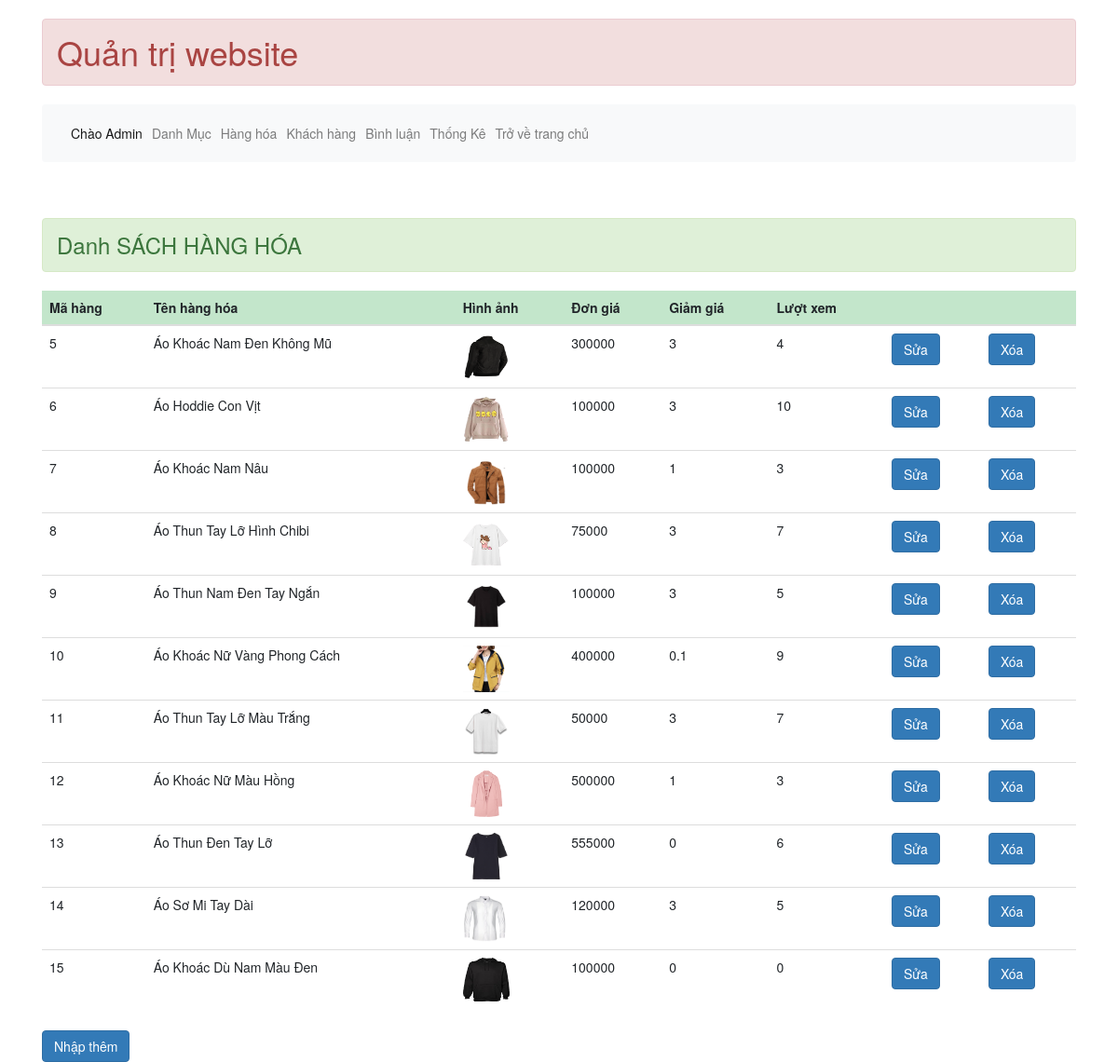
Page /admin/index.php?action=hang-hoa&page=list (signed in) on the committed database.
### tables this page shows
CREATE TABLE `hang_hoa` (
  `ma_hh` int(11) NOT NULL AUTO_INCREMENT,
  `ten_hh` varchar(50) NOT NULL,
  `don_gia` double(10,2) NOT NULL,
  `giam_gia` double(10,2) DEFAULT 0.00,
  `hinh` varchar(50) NOT NULL,
  `ngay_nhap` date DEFAULT NULL,
  `mo_ta` text NOT NULL,
  `dac_biet` tinyint(1) NOT NULL,
  `so_luot_xem` int(11) NOT NULL DEFAULT 0,
  `ma_loai` int(10) NOT NULL,
  PRIMARY KEY (`ma_hh`),
  KEY `ma_loai` (`ma_loai`),
  CONSTRAINT `hang_hoa_ibfk_1` FOREIGN KEY (`ma_loai`) REFERENCES `loai` (`ma_loai`) ON DELETE CASCADE ON UPDATE CASCADE
);

### dao/pdo.php (called while the page is built, shortened)
<?php
function pdo_get_connection(){
    $host_name = "localhost";
    $db_name = "otshop";
    $dburl = "mysql:host=$host_name;dbname=$db_name";
    $username = 'root';
    $password = '';
    $conn = new PDO($dburl, $username, $password);
    return $conn;
}
function pdo_query($sql){
    $sql_args = array_slice(func_get_args(), 1);
    try{
        $conn = pdo_get_connection();
        $stmt = $conn->prepare($sql);
        $stmt->execute($sql_args);
        $rows = $stmt->fetchAll();
        return $rows;
    }
    catch(PDORxeption $e){
        throw $e;
        return false;
    }
    finally{
        unset($conn);
    }
}
?>

### dao/hang-hoa.php (called while the page is built, shortened)
<?php
    require_once 'pdo.php';
    function get_hang_hoa(){
        $sql = "SELECT * FROM hang_hoa ";
        return pdo_query($sql);
    }
?>

### admin/hang-hoa/list.php (the view, shortened to what this page needs)
<h3 class="alert alert-success">Danh SÁCH HÀNG HÓA</h3>
<form action="#" method="post">
<table class="table">
        <thead>
            <tr class="table-success">
                <th>Mã hàng</th>
                <th>Tên hàng hóa</th>
                <th>Hình ảnh</th>
                <th>Đơn giá</th>
                <th>Giảm giá</th>
                <th>Lượt xem</th>
                <th></th>
                <th></th>
            </tr>
        </thead>
        <tbody>
            <?php
                foreach($data['list-hang'] as $key){
                    echo'
                        <tr>
                            <td scope="row">'.$key['ma_hh'].'</td>
                            <td>'.$key['ten_hh'].'</td>
                            <td><img src="../content/images/product/'.$key['hinh'].'" style="width:50px;height:50px"></td>
                            <td>'.$key['don_gia'].'</td>
                            <td>'.$key['giam_gia'].'</td>
                            <td>'.$key['so_luot_xem'].'</td>
                            <td><a href="./index.php?action=hang-hoa&page=edit&ma_hh='.$key['ma_hh'].'"  class="btn btn-primary">Sửa</a></td>
                            <td><a href="./index.php?action=hang-hoa&page=edit&btn-deleta&ma_hh='.$key['ma_hh'].'&ten_hh='.$key['ten_hh'].'" class="btn btn-primary">Xóa</a></td>
                        </tr>';
                }
            ?>
        </tbody>
    </table>
        <a href="index.php?action=hang-hoa" class="btn btn-primary">Nhập thêm</a>
</form>

### admin/header.php (shortened to what this page needs)
<!doctype html>
<html lang="en">
  <head>
    <link rel="stylesheet" href="https://stackpath.bootstrapcdn.com/bootstrap/4.3.1/css/bootstrap.min.css">
    <link rel="stylesheet" href="https://maxcdn.bootstrapcdn.com/bootstrap/3.4.1/css/bootstrap.min.css">
    </head>
  <body>
  <div class="container">
        <div>
            <h1 class="alert alert-danger">Quản trị website<h1>
        </div>

### admin/menu.php (shortened to what this page needs)
<nav class="navbar navbar-expand-lg navbar-light bg-light">
        <div class="collapse navbar-collapse" id="navbarNav">
            <ul class="navbar-nav">
                <li class="nav-item active">
                    <a class="nav-link" href="index.php">Chào Admin<span class="sr-only">(current)</span></a>
                </li>
                <li class="nav-item">
                    <a class="nav-link" href="index.php?action=loai-hang">Danh Mục</a>
                </li>
                <li class="nav-item">
                    <a class="nav-link" href="index.php?action=hang-hoa">Hàng hóa</a>
                </li>
                <li class="nav-item">
                    <a class="nav-link" href="index.php?action=khach-hang">Khách hàng</a>
                </li>
                <li class="nav-item">
                    <a class="nav-link" href="index.php?action=binh-luan">Bình luận</a>
                </li>
                <li class="nav-item">
                    <a class="nav-link" href="index.php?action=thong-ke">Thống Kê</a>
                </li>
                <li class="nav-item">
                    <a class="nav-link" href="../index.php">Trở về trang chủ</a>
                </li>
            </ul>
        </div>
    </nav>

### admin/index.php (shortened to what this page needs)
<?php
    include 'header.php';
    include 'menu.php';
        if(isset($_GET['action'])){
            $act = $_GET['action'];
            switch ($act) {
                case 'hang-hoa':
                    include 'hang-hoa/index.php';
                    break;
            }
        }
        else{
            include 'trang-chinh/home.php';
        }
        include 'footter.php';
?>

### admin/hang-hoa/index.php (shortened to what this page needs)
<?php
include_once '../dao/hang-hoa.php';
$data = [];
    if(isset($_GET['page'])){
        $page = $_GET['page'];
        switch ($page) {
            case 'list':
                $data['list-hang'] = get_hang_hoa();
                include 'list.php';
                break;
        }
    }
    else{
        $data['loai'] = get_loai();
        include 'new.php';
    }
?>

### admin/footter.php (shortened to what this page needs)
    </div>
  </body>
</html>

### rows in the picture
hang_hoa: ma_hh "5", ten_hh "Áo Khoác Nam Đen Không Mũ", hinh (picture), don_gia "300000", giam_gia "3", so_luot_xem "4"
hang_hoa: ma_hh "6", ten_hh "Áo Hoddie Con Vịt", hinh (picture), don_gia "100000", giam_gia "3", so_luot_xem "10"
hang_hoa: ma_hh "7", ten_hh "Áo Khoác Nam Nâu", hinh (picture), don_gia "100000", giam_gia "1", so_luot_xem "3"
hang_hoa: ma_hh "8", ten_hh "Áo Thun Tay Lỡ Hình Chibi", hinh (picture), don_gia "75000", giam_gia "3", so_luot_xem "7"
hang_hoa: ma_hh "9", ten_hh "Áo Thun Nam Đen Tay Ngắn", hinh (picture), don_gia "100000", giam_gia "3", so_luot_xem "5"
hang_hoa: ma_hh "10", ten_hh "Áo Khoác Nữ Vàng Phong Cách", hinh (picture), don_gia "400000", giam_gia "0.1", so_luot_xem "9"
hang_hoa: ma_hh "11", ten_hh "Áo Thun Tay Lỡ Màu Trắng", hinh (picture), don_gia "50000", giam_gia "3", so_luot_xem "7"
hang_hoa: ma_hh "12", ten_hh "Áo Khoác Nữ Màu Hồng", hinh (picture), don_gia "500000", giam_gia "1", so_luot_xem "3"
hang_hoa: ma_hh "13", ten_hh "Áo Thun Đen Tay Lỡ", hinh (picture), don_gia "555000", giam_gia "0", so_luot_xem "6"
hang_hoa: ma_hh "14", ten_hh "Áo Sơ Mi Tay Dài", hinh (picture), don_gia "120000", giam_gia "3", so_luot_xem "5"
hang_hoa: ma_hh "15", ten_hh "Áo Khoác Dù Nam Màu Đen", hinh (picture), don_gia "100000", giam_gia "0", so_luot_xem "0"
